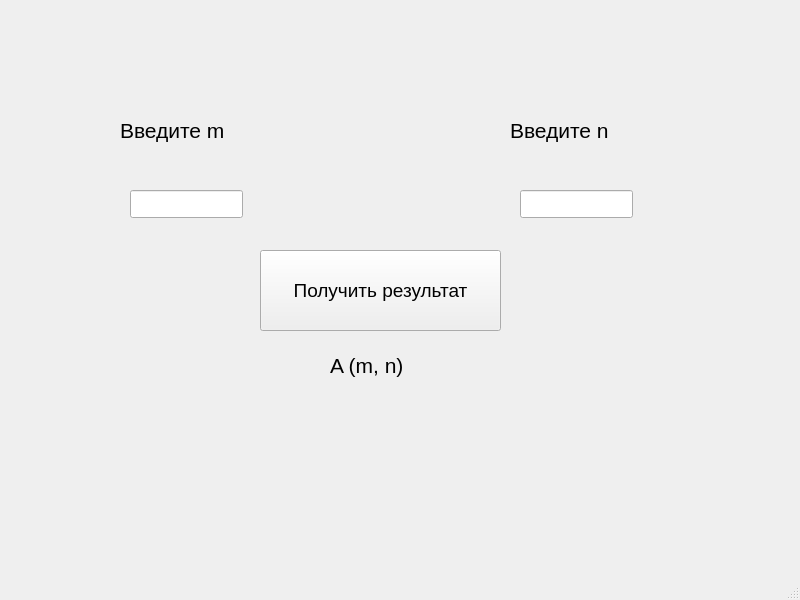
<?xml version="1.0" encoding="UTF-8"?>
<ui version="4.0">
 <class>MainWindow</class>
 <widget class="QMainWindow" name="MainWindow">
  <property name="geometry">
   <rect>
    <x>0</x>
    <y>0</y>
    <width>800</width>
    <height>600</height>
   </rect>
  </property>
  <property name="windowTitle">
   <string>MainWindow</string>
  </property>
  <widget class="QWidget" name="centralwidget">
   <widget class="QLabel" name="label">
    <property name="geometry">
     <rect>
      <x>120</x>
      <y>90</y>
      <width>141</width>
      <height>81</height>
     </rect>
    </property>
    <property name="font">
     <font>
      <pointsize>16</pointsize>
     </font>
    </property>
    <property name="text">
     <string>Введите m</string>
    </property>
   </widget>
   <widget class="QLabel" name="label_2">
    <property name="geometry">
     <rect>
      <x>510</x>
      <y>110</y>
      <width>151</width>
      <height>41</height>
     </rect>
    </property>
    <property name="font">
     <font>
      <pointsize>16</pointsize>
     </font>
    </property>
    <property name="text">
     <string>Введите n</string>
    </property>
   </widget>
   <widget class="QLineEdit" name="lineEditM">
    <property name="geometry">
     <rect>
      <x>130</x>
      <y>190</y>
      <width>113</width>
      <height>28</height>
     </rect>
    </property>
   </widget>
   <widget class="QLineEdit" name="lineEditN">
    <property name="geometry">
     <rect>
      <x>520</x>
      <y>190</y>
      <width>113</width>
      <height>28</height>
     </rect>
    </property>
   </widget>
   <widget class="QLabel" name="label_3">
    <property name="geometry">
     <rect>
      <x>330</x>
      <y>340</y>
      <width>121</width>
      <height>51</height>
     </rect>
    </property>
    <property name="font">
     <font>
      <pointsize>16</pointsize>
     </font>
    </property>
    <property name="text">
     <string>A (m, n)</string>
    </property>
   </widget>
   <widget class="QLabel" name="labelA">
    <property name="geometry">
     <rect>
      <x>300</x>
      <y>420</y>
      <width>151</width>
      <height>71</height>
     </rect>
    </property>
    <property name="font">
     <font>
      <pointsize>22</pointsize>
     </font>
    </property>
    <property name="text">
     <string/>
    </property>
   </widget>
   <widget class="QPushButton" name="pushButton">
    <property name="geometry">
     <rect>
      <x>260</x>
      <y>250</y>
      <width>241</width>
      <height>81</height>
     </rect>
    </property>
    <property name="font">
     <font>
      <pointsize>14</pointsize>
     </font>
    </property>
    <property name="text">
     <string>Получить результат</string>
    </property>
   </widget>
  </widget>
  <widget class="QMenuBar" name="menubar">
   <property name="geometry">
    <rect>
     <x>0</x>
     <y>0</y>
     <width>800</width>
     <height>25</height>
    </rect>
   </property>
  </widget>
  <widget class="QStatusBar" name="statusbar"/>
 </widget>
 <resources/>
 <connections/>
</ui>
